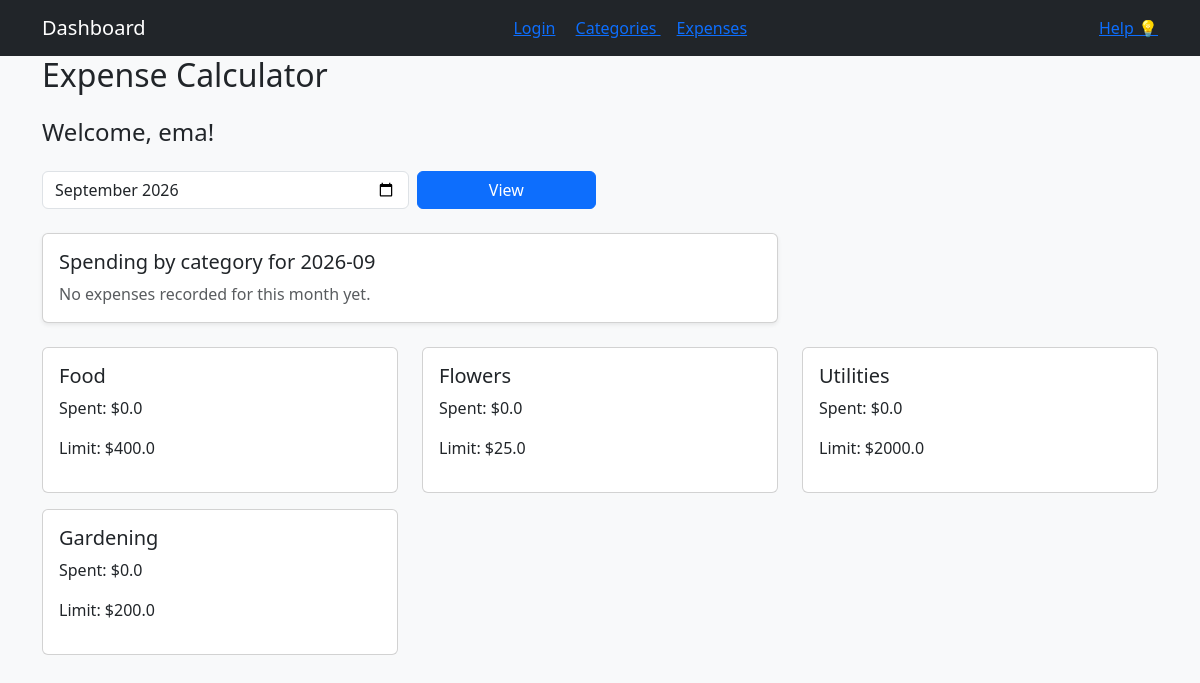
Screenshot of / (signed in) with the database file from the repository.
### tables this page shows
CREATE TABLE category (id INTEGER PRIMARY KEY AUTOINCREMENT UNIQUE NOT NULL, name TEXT, spending_limit INTEGER, user_id INTEGER REFERENCES user (id));

### app.py (the view)
@app.route("/") #this will be the homepage/dashboard of the app
def home():
    user = session.get("user")
    if not user:
        return redirect(url_for("login"))
    user_id = user[0]
    selected_month = request.args.get("month") or datetime.date.today().strftime("%Y-%m")
    sql = '''SELECT category.id, category.name, category.spending_limit,
            IFNULL(SUM(expenses.amount_spent), 0)
             AS total_amount_spent FROM category LEFT JOIN expenses ON category.id = expenses.category_id
                AND expenses.user_id = ?
                AND strftime('%Y-%m', expenses.date) = ?
            WHERE category.user_id = ?
            GROUP BY category.id'''
    categories = query_db(sql, args=(user_id, selected_month, user_id))
    monthly_sql = '''SELECT expenses.id, expenses.name, expenses.amount_spent,
                    strftime('%Y-%m-%d', expenses.date) AS date,
                    category.name AS category, expenses.category_id
                    FROM expenses
                    JOIN category ON expenses.category_id = category.id
                    WHERE expenses.user_id = ? AND strftime('%Y-%m', expenses.date) = ?'''
    monthly_expenses = query_db(monthly_sql, args=(user_id, selected_month))
    monthly_totals = build_monthly_category_totals(monthly_expenses, selected_month)
    pie_segments = build_pie_chart_segments(monthly_totals)
    get_db().commit()
    username = user[1]
    return render_template(
        "home.html",
        categories=categories,
        username=username,
        selected_month=selected_month,
        monthly_totals=monthly_totals,
        pie_segments=pie_segments,
    )

### app.py (called while the page is built, shortened)
def get_db():
    db = getattr(g, '_database', None)
    if db is None:
        db = g._database = sqlite3.connect(DATABASE)
    return db

def query_db(query, args=(), one=False):
    cur = get_db().execute(query, args)
    rv = cur.fetchall()
    cur.close()
    return (rv[0] if rv else None) if one else rv

def build_monthly_category_totals(expenses, month):
    totals = {}
    for expense in expenses:
        expense_date = expense[3] if len(expense) > 3 else ""
        category_name = expense[4] if len(expense) > 4 else ""
        if expense_date.startswith(month) and category_name:
            amount = float(expense[2] or 0)
            totals[category_name] = totals.get(category_name, 0.0) + amount
    return totals

def build_pie_chart_segments(totals):
    colors = ["#0d6efd", "#198754", "#dc3545", "#ffc107", "#6f42c1", "#20c997", "#fd7e14"]
    if not totals:
        return []

### templates/home.html (shortened to what this page needs)
{%extends "base.html"%}
{%block content%}
<h2 class = "mb-4"> Expense Calculator </h2>
{% if username %}
    <h4 class="mb-4">Welcome, {{ username }}!</h4>
{% endif %}
<form method="get" class="row g-2 mb-4">
    <div class="col-md-4">
        <input class="form-control" type="month" name="month" value="{{ selected_month }}">
    </div>
    <div class="col-md-2">
        <button class="btn btn-primary w-100" type="submit">View</button>
    </div>
</form>
<div class="row mb-4">
    <div class="col-md-8">
        <div class="card shadow-sm">
            <div class="card-body">
                <h5 class="card-title">Spending by category for {{ selected_month }}</h5>
                {% if pie_segments %}
                    <svg width="260" height="260" viewBox="0 0 220 220" role="img" aria-label="Pie chart of monthly spending">
                        <circle cx="110" cy="110" r="70" fill="none" stroke="#e9ecef" stroke-width="40"></circle>
                        {% for segment in pie_segments %}
                            <circle cx="110" cy="110" r="70" fill="none" stroke="{{ segment.color }}" stroke-width="40" stroke-linecap="round"
                                    stroke-dasharray="{{ segment.dasharray }}"
                                    stroke-dashoffset="{{ segment.dashoffset }}"
                                    transform="rotate(-90 110 110)"></circle>
                        {% endfor %}
                        <circle cx="110" cy="110" r="35" fill="white"></circle>
                        <text x="110" y="105" text-anchor="middle" font-size="14" fill="#212529">{{ selected_month }}</text>
                        <text x="110" y="126" text-anchor="middle" font-size="14" fill="#212529">Total</text>
                    </svg>
                    <ul class="mt-3">
                        {% for segment in pie_segments %}
                            <li><span style="color:{{ segment.color }};">■</span> {{ segment.name }} — ${{ segment.amount }} ({{ segment.percent }}%)</li>
                        {% endfor %}
                    </ul>
                {% else %}
                    <p class="text-muted mb-0">No expenses recorded for this month yet.</p>
                {% endif %}
            </div>
        </div>
    </div>
</div>
<div class="row">
    {% for category in categories %}
        <div class="col-md-4 mb-3">
            <div class="card {% if category[3]|float > category[2]|float %}border-danger{% endif %}">
                <div class="card-body">
                    <h5 class="card-title">{{ category[1] }}</h5>
                    <p>Spent: ${{ category[3]|float | round(2) }}</p>
                    <p>Limit: ${{ category[2]|float | round(2) }}</p>
                </div>
            </div>
        </div>
    {% endfor %}
</div>
{% endblock %}

### rows the page displays
category: name "Food", category "0.0", spending_limit "400.0"
category: name "Flowers", category "0.0", spending_limit "25.0"
category: name "Utilities", category "0.0", spending_limit "2000.0"
category: name "Gardening", category "0.0", spending_limit "200.0"

### other values shown
{{ username }} "ema"
{{ selected_month }} "2026-09"
